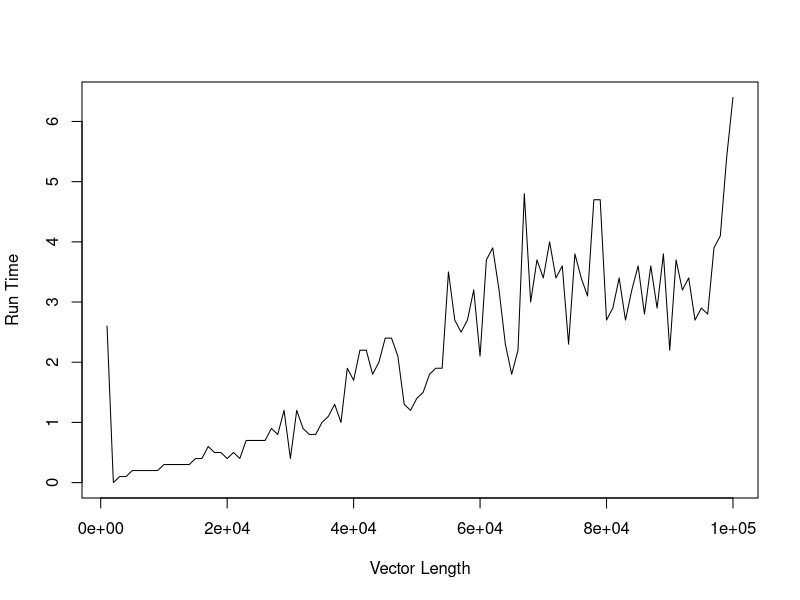

This chart was generated by the following R code:
# Instructions:
#
# Write a program that empirically compares two search algorithms for
# sorted arrays:
#	- linear search
#	- binary search
#
# Run both algorithms multiple times for different array sizes and measure
# the average running time.

# Function that generates a vector of incrementing integers of length vector_length
generate_vector <- function(vector_length) {
	return (1:vector_length)
}

# Implementation of the linear search algorithm
linear_search <- function(el, vect) {
	for (i in 1:length(vect)) { 		# Go over elements in vector
		if (vect[i] == el) { 			# If element matches...
			return (i) 					# ...return its index.
		}
	}
	return (-1) 						# If element not found return signal value.
}

# Implementation of the binary search algorithms
binary_search <- function(el, vect) {
	# Auxiliary function that takes two additional parameters needed for recursion.
	binary_search_aux <- function(el, vect, l, r) {
		if (l <= r) {
			# Compute index of midpoint of vector.
			mid = l + (r - l) %/% 2 + 1
			# Compare midpoint element to sought element.
			if (vect[mid] == el) {
				return (mid) 		# If it matches, return its index.
			}

			# Search in appropriate half of the vector if midpoint does not match.
			if (vect[mid] > el) {
				return (binary_search_aux(el, vect, l, mid - 1))
			} else {
				return (binary_search_aux(el, vect, mid + 1, r))
			}
		}
		return (-1) 	# If element not found, return signal value -1.
	}
	# Make call of auxiliary function and return its result.
	return (binary_search_aux(el, vect, 0, length(vect)))
}

# get_times: take starting vector length, incrementation step, number of steps to include and the search function to use
# and return matrix of measurements where the first column represents the vector lengths and the second column represents the
# run time.
get_times <- function(starting_length, step, num_steps, num_reps, search_func) {
	
	# Preallocate data matrix
	measurements = matrix( , nrow = num_steps, ncol = 2)
	measurement_index = 1

	# Go over applicable vector lengths.
	for (n in seq(starting_length, starting_length + (step - 1) * num_steps, step)) {
		
		# Generate test vector
		test_vect = generate_vector(n)

		# Start timer
		start_time = as.numeric(format(Sys.time(), "%OS3")) * 1000

		# Run the algorithm num_reps times.
		for (rep in 1:num_reps) {
			to_find = sample(1:n, 1)
			search_func(to_find, test_vect)
		}

		# Stop timer.
		end_time = as.numeric(format(Sys.time(), "%OS3")) * 1000

		# Make a vector representing a measurement.
		measurement = c(n, (end_time - start_time) / num_reps)

		# Add measurement to matrix of measurements
		measurements[measurement_index, ] = measurement

		# Increment index of current measurement.
		measurement_index = measurement_index + 1
	}

	# Return matrix of measurements.
	return (measurements)
}

# Get measurements matrices for both algorithms.
linear_search_times <- get_times(1000, 1000, 100, 10, linear_search)
# binary_search_times <- get_times(1000, 1000, 10, 10, binary_search)


# Plot data
plot(
	linear_search_times[,1],
	linear_search_times[,2],
	type='l',
	xlab='Vector Length',
	ylab='Run Time'
)